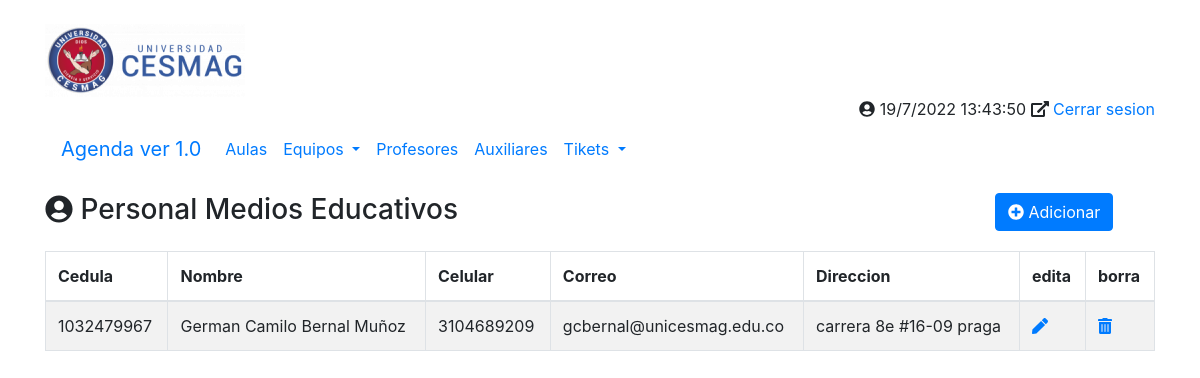
The app's page /principal.php?opcion=auxiliares, older data.
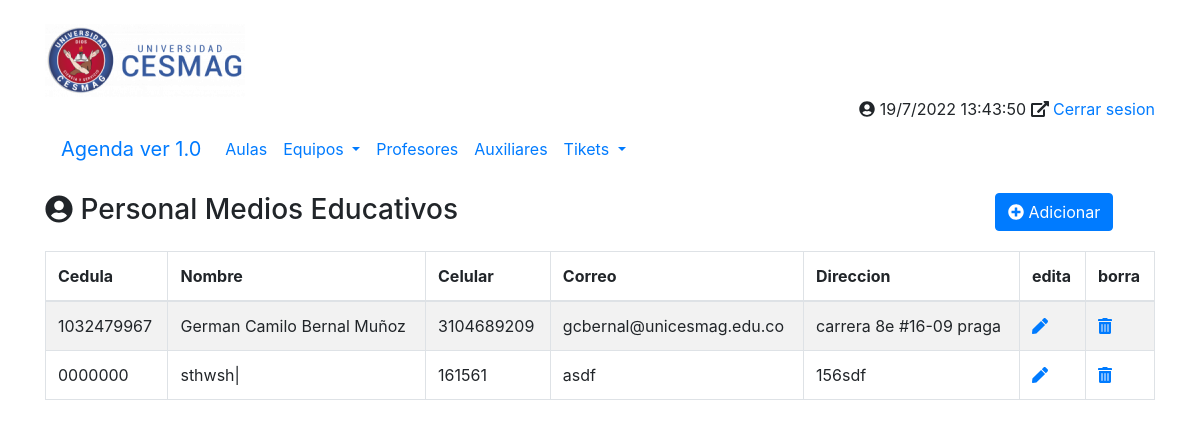
The same page, newer data.
### tables this page shows
CREATE TABLE `tbl_auxiliares` (
  `cedula` varchar(100) NOT NULL,
  `nombre` varchar(100) NOT NULL,
  `celular` varchar(100) DEFAULT NULL,
  `correo` varchar(100) DEFAULT NULL,
  `direcion` varchar(100) DEFAULT NULL
);

### php/auxiliares/auxiliares.php (the view, shortened to what this page needs)
<div class="row my-3">
	<div class="col-10">
		<h3><i class="fa fa-user-circle"></i> Personal Medios Educativos</h3>
	</div>
	<div class="col-2">
		<a href="./principal.php?opcion=auxiliar-nuevo&accion=ADICIONAR&cedula=0" class="btn btn-primary" title="Crear un nuevo Contacto">
			<i class="fas fa-plus-circle"></i>
			Adicionar
		</a>
	</div>
</div>
<div class="row my-3">
	<div class="col-12">
			<table id="miTabla"  class="table table-striped table-bordered table-hover">
			<thead>
					<tr>
						<th>Cedula</th>
						<th>Nombre</th>
						<th>Celular</th>
						<th>Correo</th>
						<th>Direccion</th>
						<th>edita</th>
						<th>borra</th>
					</tr>
			</thead>
			<tbody>
						<?php
							$conexion = conectarBD();
							$sSQL = "SELECT * FROM tbl_auxiliares";
							$datos = $conexion->query($sSQL);
							foreach ($datos as $fila):
									?>
										<tr>
											<td><?php echo $fila['cedula'];         ?></td>
											<td><?php echo $fila['nombre'];     ?></td>
											<td><?php echo $fila['celular'];  ?></td>
											<td><?php echo $fila['correo'];   ?></td>
											<td><?php echo $fila['direcion'];     ?></td>
											<?php
												echo'<td><a href="./principal.php?opcion=contactos_form&accion=EDITAR&id='.$fila	['cedula'].'" title="Editar el Contacto"><i class="fas fa-pen"></i></a></td>
												<td><a href="./principal.php?opcion=contactos_form&accion=ELIMINAR&id='.$fila	['cedula'].'" title="Borrar el Contacto"><i class="fas fa-trash-alt"></i></a></td>';
											?>
										</tr>
									<?php
							endforeach;
						?>
			</tbody>
		</table>
	</div>
</div>

Row changes from the older to the newer data that the page shows:
added tbl_auxiliares: cedula "0000000", nombre "sthwsh|", celular "161561", correo "asdf", direcion "156sdf"
